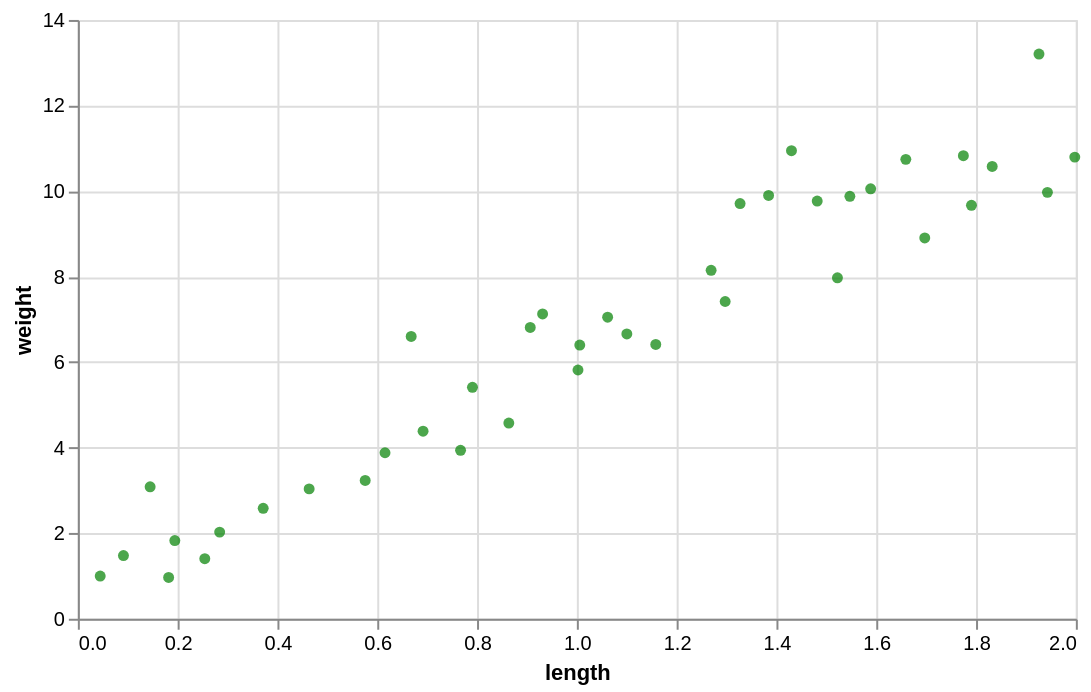

Write a Vega-Lite specification for this figure.
### Vega-Lite specification from a JSON file in a GitHub repository (floating-point values rounded to 4 significant figures)
{"config": {"view": {"continuousWidth": 400, "continuousHeight": 300}}, "data": {"name": "data-b6b36d9253ffa44549ee85a5d64b6eb6"}, "mark": {"type": "point", "color": "green", "filled": true}, "encoding": {"x": {"type": "quantitative", "field": "length"}, "y": {"type": "quantitative", "field": "weight"}}, "height": 300, "width": 500, "$schema": "https://vega.github.io/schema/vega-lite/v5.json", "datasets": {"data-b6b36d9253ffa44549ee85a5d64b6eb6": [{"length": 0.8637, "weight": 4.576}, {"length": 1.926, "weight": 13.2}, {"length": 0.4635, "weight": 3.037}, {"length": 1.659, "weight": 10.74}, {"length": 0.1943, "weight": 1.828}, {"length": 0.04482, "weight": 0.9979}, {"length": 0.2544, "weight": 1.405}, {"length": 1.1, "weight": 6.659}, {"length": 1.998, "weight": 10.79}, {"length": 1.002, "weight": 5.816}, {"length": 1.269, "weight": 8.147}, {"length": 0.6156, "weight": 3.881}, {"length": 1.43, "weight": 10.94}, {"length": 1.062, "weight": 7.05}, {"length": 0.2842, "weight": 2.026}, {"length": 0.7908, "weight": 5.412}, {"length": 1.943, "weight": 9.969}, {"length": 0.1449, "weight": 3.086}, {"length": 0.9314, "weight": 7.126}, {"length": 1.791, "weight": 9.667}, {"length": 0.1819, "weight": 0.9661}, {"length": 0.668, "weight": 6.6}, {"length": 1.482, "weight": 9.766}, {"length": 0.5759, "weight": 3.234}, {"length": 1.775, "weight": 10.83}, {"length": 1.006, "weight": 6.399}, {"length": 1.522, "weight": 7.971}, {"length": 1.589, "weight": 10.05}, {"length": 0.3715, "weight": 2.583}, {"length": 1.297, "weight": 7.418}, {"length": 1.327, "weight": 9.708}, {"length": 0.9066, "weight": 6.812}, {"length": 1.697, "weight": 8.903}, {"length": 0.767, "weight": 3.939}, {"length": 0.6918, "weight": 4.385}, {"length": 1.547, "weight": 9.877}, {"length": 1.384, "weight": 9.898}, {"length": 1.158, "weight": 6.414}, {"length": 0.09142, "weight": 1.479}, {"length": 1.832, "weight": 10.57}]}}
